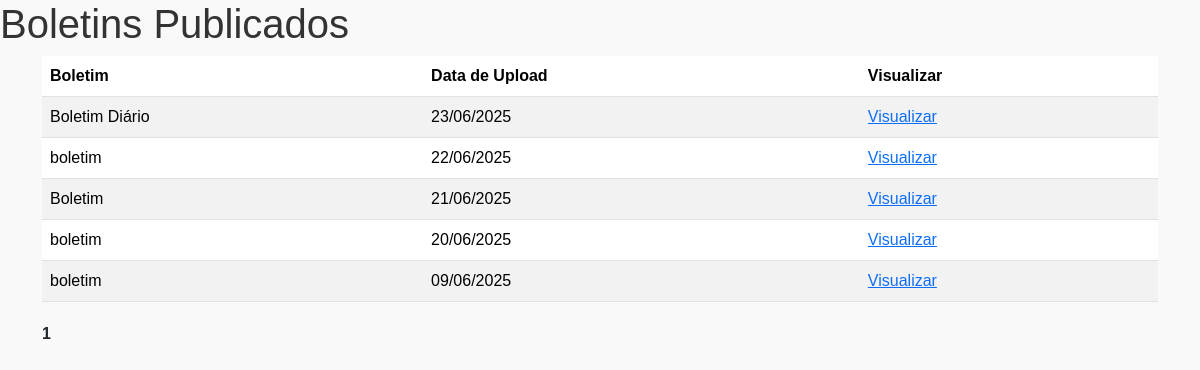
The app's page /listagem.php with its own data.
### tables this page shows
CREATE TABLE `boletins` (
  `id` int(11) NOT NULL,
  `nome` varchar(255) NOT NULL,
  `arquivo` varchar(255) NOT NULL,
  `data_upload` timestamp NOT NULL DEFAULT current_timestamp()
);

### listagem.php (the view, shortened to what this page needs)
<?php include "conexao.php"; ?>
<?php
$por_pagina = 6;
$pagina = isset($_GET['pagina']) ? (int)$_GET['pagina'] : 1;
$inicio = ($pagina - 1) * $por_pagina;
$total_query = $conn->query("SELECT COUNT(*) as total FROM boletins");
$total_result = $total_query->fetch_assoc();
$total = $total_result['total'];
$total_paginas = ceil($total / $por_pagina);
$sql = "SELECT * FROM boletins ORDER BY data_upload DESC LIMIT $inicio, $por_pagina";
$result = $conn->query($sql);
?>
<!DOCTYPE html>
<html lang="pt-br">
<head>
   <link rel="stylesheet" href="https://cdnjs.cloudflare.com/ajax/libs/font-awesome/6.5.2/css/all.min.css"crossorigin="anonymous" />
  <link rel="stylesheet" href="https://cdnjs.cloudflare.com/ajax/libs/aos/2.3.4/aos.css" />
  <link rel="stylesheet" href="https://cdnjs.cloudflare.com/ajax/libs/bootstrap/5.3.3/css/bootstrap.min.css" />
  <link rel="stylesheet" href="https://cdnjs.cloudflare.com/ajax/libs/bootstrap-icons/1.11.3/font/bootstrap-icons.min.css" />
  <link rel="stylesheet" href="https://cdnjs.cloudflare.com/ajax/libs/boxicons/2.1.4/css/boxicons.min.css" />
  <link rel="stylesheet" href="https://cdnjs.cloudflare.com/ajax/libs/boxicons/2.1.4/css/animations.min.css" />
  <link rel="stylesheet" href="https://cdnjs.cloudflare.com/ajax/libs/glightbox/3.3.0/css/glightbox.min.css" />
  <link rel="stylesheet" href="https://cdnjs.cloudflare.com/ajax/libs/Swiper/11.0.5/swiper-bundle.css" />
  <link rel="stylesheet" href="https://unpkg.com/leaflet/dist/leaflet.css" />
  <link rel="stylesheet" href="https://cdnjs.cloudflare.com/ajax/libs/Chart.js/3.7.0/chart.min.css">
  <link href="../css/style.css" rel="stylesheet">
</head>
<body>
    <h1>Boletins Publicados</h1>
    <div class="container">
    <table border="0" cellpadding="10" cellspacing="0"  class="table table-striped">
    <thead>
        <tr>
            <th>Boletim</th>
            <th>Data de Upload</th>
            <th>Visualizar</th>
        </tr>
    </thead>
    <tbody>
        <?php while ($row = $result->fetch_assoc()): ?>
            <tr>
                <td><?= $row['nome'] ?></td>
                <td><?= date('d/m/Y', strtotime($row['data_upload'])) ?></td>
                <td><a href="uploads/<?= $row['arquivo'] ?>" target="_blank" title="<?=$row['data_upload']?>">Visualizar</a></td>
            </tr>
        <?php endwhile; ?>
    </tbody>
</table>
<div style="margin-top: 20px;">
    <?php
    for ($i = 1; $i <= $total_paginas; $i++) {
        if ($i == $pagina) {
            echo "<strong> $i </strong>";
        } else {
            echo " <a href='?pagina=$i'>$i</a> ";
        }
    }
    ?>
</div>
</body>
</html>

### css/style.css (style rules this page uses)
h1, h2 { color: #005288; }
body { font-family: sans-serif; background: #f8f8f8ce; }
h1, h2 { color: #333; }

### records on screen
boletins: nome "Boletim Diário", data_upload "23/06/2025"
boletins: nome "boletim", data_upload "22/06/2025"
boletins: nome "Boletim", data_upload "21/06/2025"
boletins: nome "boletim", data_upload "20/06/2025"
boletins: nome "boletim", data_upload "09/06/2025"
